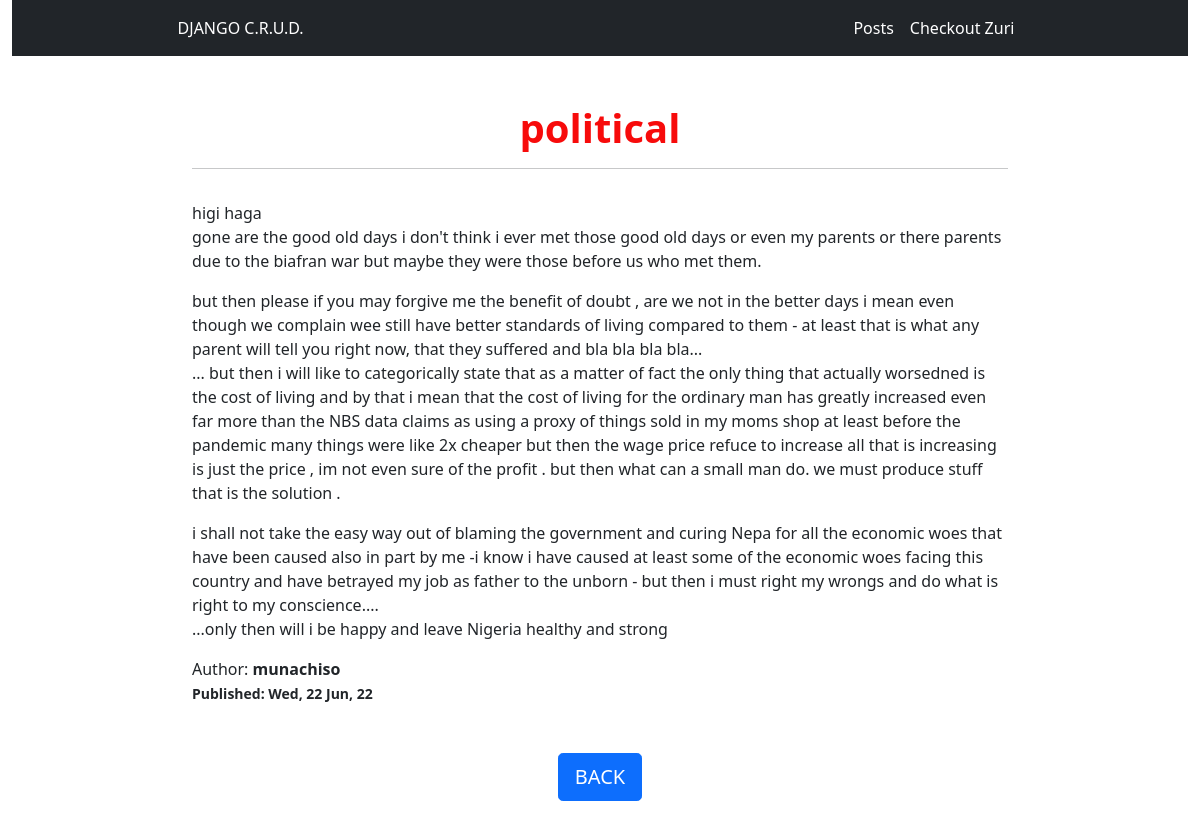
/blog/read/political, run on the app's committed database.
### blog/models.py (models this page shows, shortened)
class Post(models.Model):
    STATUS_CHOICES = (("draft", "Draft"), ("published", "Published"))
    title = models.CharField(max_length=250)
    slug = models.SlugField(max_length=300, unique=True, editable=False)
    author = models.ForeignKey(
        get_user_model(), on_delete=models.CASCADE, related_name="blog_posts"
    )
    body = models.TextField()
    publish = models.DateTimeField(default=timezone.now)
    created = models.DateTimeField(auto_now_add=True)
    updated = models.DateTimeField(auto_now=True)
    status = models.CharField(max_length=10, choices=STATUS_CHOICES, default="draft")
    class Meta:
        ordering = ("-publish",)

### blog/views.py (the view)
# urls.py: path("read/<slug:slug>", views.PostDetailView.as_view(), name="post_detail"),
class PostDetailView(DetailView):
    model = Post

### blog/templates/blog/post_detail.html
{% extends 'base.html' %}
{% block content %}
<div class="container mt-5" style="width: 70%;">
    <div class="col">
        <h1 class="text-center" style="color: rgb(247, 11, 11); font-weight: 600;">{{object.title}}</h1>
        <hr>
        <div class="d-flex justify-content-center">
            <section>
                <p>{{object.body|linebreaks}}</p>
            </section>
        </div>
        <div>Author: <strong>{{object.author}}<strong><br>
            <small>Published: {{object.publish|date:"D, d M, y"}}</small>
        </div>
        <div class="d-flex justify-content-center">
            <a href="{% url 'blog:all' %}" class="d-block btn btn-primary btn-lg my-5">BACK</a>
        </div>
    </div>
</div>
{% endblock  %}

### data on the page
Post: title "political", body "higi haga gone are the good old days i don't think i ever met those good old days or even my parents or there parents due to the biafran war but maybe they were those before us who met them. but then please if you may forgive me the benefit of doubt , are we not in the better days i mean even though we complain wee still have better standards of living compared to them - at least that is what any parent will tell you right now, that they suffered and bla bla bla bla... ... but then i will like to categorically state that as a matter of fact the only thing that actually worsedned is the cost of living and by that i mean that the cost of living for the ordinary man has greatly increased even…", author "munachiso", publish "Wed, 22 Jun, 22"
